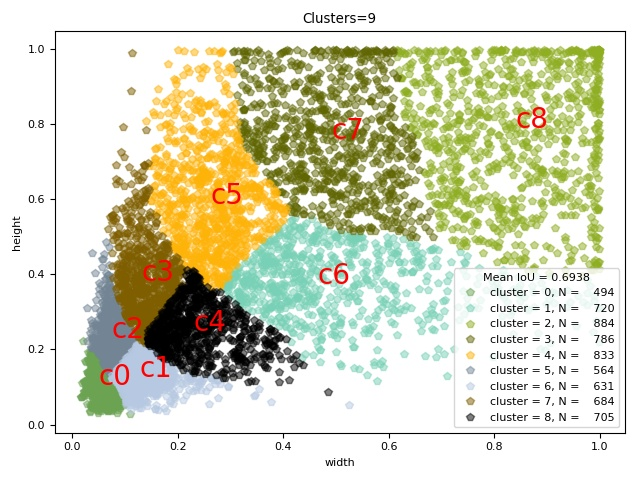

Python code for this plot:
import cv2
import argparse
import numpy as np
import seaborn as sns
import matplotlib.pyplot as plt
current_palette = list(sns.xkcd_rgb.values())


def parse_anno(annotation_path):
    anno = open(annotation_path, "r")
    result = []

    for line in anno:
        s = line.strip().split(" ")
        image = cv2.imread(s[0])
        image_h, image_w = image.shape[:2]
        s = s[1:]
        box_cnt = len(s) // 5
        
        for i in range(box_cnt):
            x_min, y_min, x_max, y_max = float(s[i*5 + 0]), float(s[i*5 + 1]), float(s[i*5 + 2]), float(s[i*5 + 3])
            width = (x_max - x_min) / image_w
            height = (y_max - y_min) / image_h
            result.append([width, height])
    
    result = np.asarray(result)
    return result


def iou(box, clusters):
    x = np.minimum(clusters[:, 0], box[0])
    y = np.minimum(clusters[:, 1], box[1])
    if np.count_nonzero(x == 0) > 0 or np.count_nonzero(y == 0) > 0:
        raise ValueError("Box has no area")

    intersection = x * y
    box_area = box[0] * box[1]
    cluster_area = clusters[:, 0] * clusters[:, 1]

    iou_ = intersection / (box_area + cluster_area - intersection)
    return iou_


def kmeans(boxes, k, dist=np.median,seed=1):
    # how many boxes
    rows = boxes.shape[0]
    distances = np.empty((rows, k))
    last_clusters = np.zeros((rows,))

    np.random.seed(seed)
    
    clusters = boxes[np.random.choice(rows, k, replace=False)]

    while True:
        for row  in range(rows):
            distances[row] = 1 - iou(boxes[row], clusters)

        # distribute boxes to nearest clusters based on the distance
        nearest_clusters = np.argmin(distances, axis=1)
        
        # 不再变化
        if (last_clusters == nearest_clusters).all():
            break

        for cluster in range(k):
            clusters[cluster] = dist(boxes[nearest_clusters == cluster], axis=0)

        last_clusters = nearest_clusters
    
    return clusters, nearest_clusters, distances


def plot_cluster_result(clusters, nearest_clusters, WithinClusterSumDist, wh, k):
    for icluster in np.unique(nearest_clusters):
        pick = nearest_clusters == icluster
        c = current_palette[icluster]
        plt.rc('font', size=8)
        plt.plot(wh[pick, 0], wh[pick, 1],"p",
                 color=c,
                 alpha=0.5, label="cluster = {}, N = {:6.0f}".format(icluster, np.sum(pick)))
        plt.text(clusters[icluster, 0],
                 clusters[icluster, 1],
                 "c{}".format(icluster),
                 fontsize=20, color="red")
        plt.title("Clusters=%d" %k)
        plt.xlabel("width")
        plt.ylabel("height")
    plt.legend(title="Mean IoU = {:5.4f}".format(WithinClusterSumDist))
    plt.tight_layout()
    plt.savefig("./kmeans.jpg")
    plt.show()
    

if __name__ == '__main__':
    parser = argparse.ArgumentParser()
    parser.add_argument("--dataset", type=str, default="voc")
    parser.add_argument("--cluster_num", type=int, default=9)
    args = parser.parse_args()

    dataset_txt = './data/%s/train.txt' % args.dataset
    anchors_txt = './data/%s_anchors.txt' % args.dataset
    anno_result = parse_anno(dataset_txt)

    clusters, nearest_clusters, distances = kmeans(anno_result, args.cluster_num)

    # sort by area
    area = clusters[:, 0] * clusters[:, 1]
    indice = np.argsort(area)
    clusters = clusters[indice]
    
    with open(anchors_txt, "w") as f:
        for i in range(args.cluster_num):
            width, height = clusters[i]
            f.writelines(str(width) + " " + str(height) + " ")

    WithinClusterMeanDist = np.mean(distances[np.arange(distances.shape[0]), nearest_clusters])
    plot_cluster_result(clusters, nearest_clusters, 1-WithinClusterMeanDist, anno_result, args.cluster_num)
